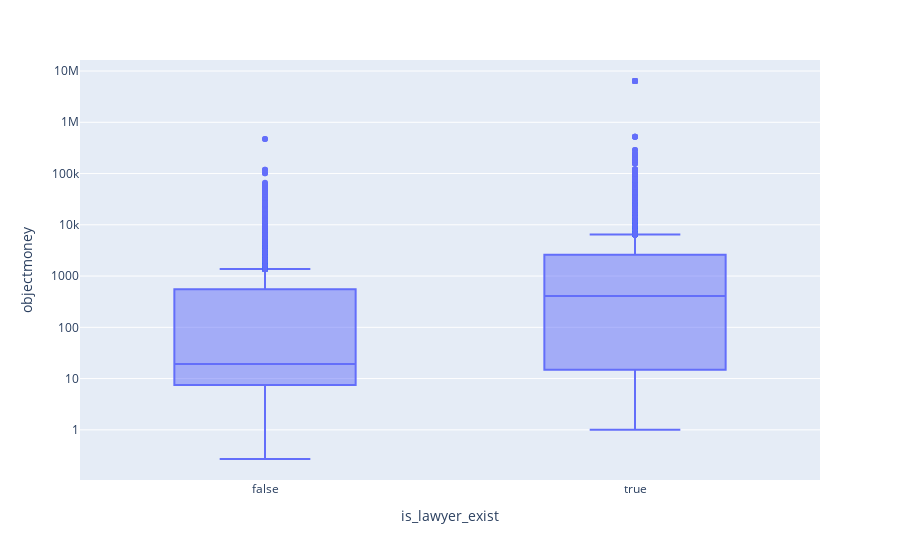

Notebook code for this chart:
### Code cell
#看一下标的和律师的联系
fig = px.box(
    temp_first_cases.replace(0, pd.np.nan).dropna(subset=['objectmoney']).sort_values(by='year'), 
    x="is_lawyer_exist", 
    y="objectmoney")
fig.update_yaxes(type="log")
fig.show()

### Figure 1 — Plotly figure (JSON) as saved in the notebook; plotly's stock layout.template omitted (floating-point values rounded to 4 significant figures; data arrays with more than 128 entries replaced by an {"elided": "..."} marker saying what was removed)
{"data": [{"alignmentgroup": "True", "hovertemplate": "is_lawyer_exist=%{x}<br>objectmoney=%{y}<extra></extra>", "legendgroup": "", "marker": {"color": "#636efa"}, "name": "", "notched": false, "offsetgroup": "", "orientation": "v", "showlegend": false, "type": "box", "x": {"elided": "34988 bool values"}, "x0": " ", "xaxis": "x", "y": {"elided": "34988 float values"}, "y0": " ", "yaxis": "y"}], "layout": {"boxmode": "group", "legend": {"tracegroupgap": 0}, "margin": {"t": 60}, "xaxis": {"anchor": "y", "domain": [0, 1], "title": {"text": "is_lawyer_exist"}}, "yaxis": {"anchor": "x", "domain": [0, 1], "title": {"text": "objectmoney"}, "type": "log"}}}
